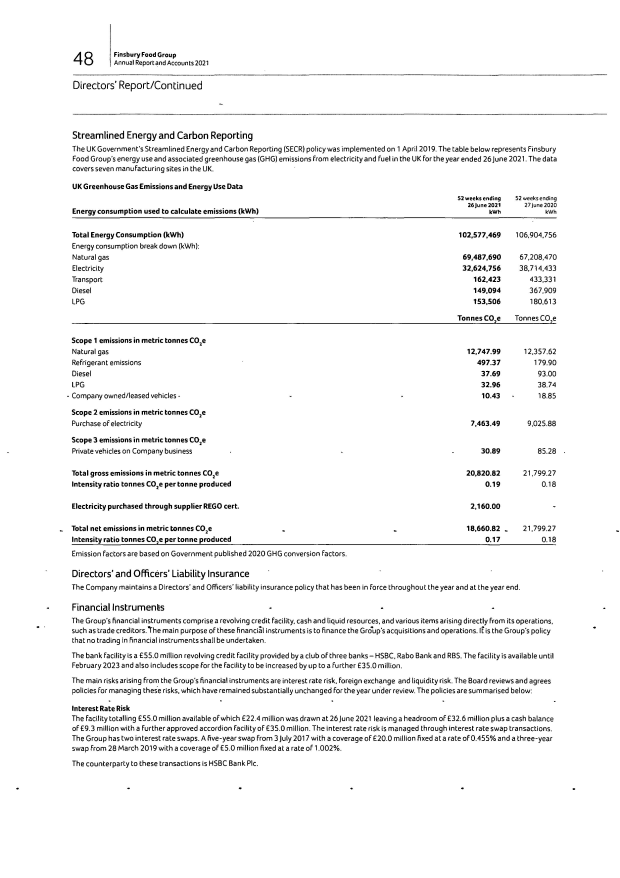
#> input picture page-0049.jpeg, 2480 x 3509 px (shown at 1/4 size); its folder holds only this picture in this run
$ python -i formatImageTable.py   (imports and definitions only)
#> lines starting #> are read from the running program, lines starting #| are printed output that depends on the picture; after the words box and inside, x2 and y2 are one past the last pixel; in counts of white or black regions, pixels touching at a corner belong together
import cv2
import numpy as np
import matplotlib.pyplot as plt
import os
import pytesseract
pytesseract.pytesseract.tesseract_cmd = r'C:\home\site\wwwroot\App_Data\jobs\triggered\CO2DataMining\runner\resources\Tesseract-OCR\tesseract.exe'

# [23 lines left out: function removeLines, not called in this run]

def get_Y_Contours(imagePath):
    # read image
#> called with imagePath = '../page-0049.jpeg'
    img = cv2.imread(imagePath)
#> img is the input picture: shape (3509, 2480, 3); min 0, max 255, mean 244.4
    hh, ww = img.shape[:2]
#> hh = 3509; ww = 2480

    # convert to grayscale
    gray = cv2.cvtColor(img,cv2.COLOR_BGR2GRAY)

    # threshold gray image
    thresh = cv2.threshold(gray, 250, 255, cv2.THRESH_BINARY)[1]
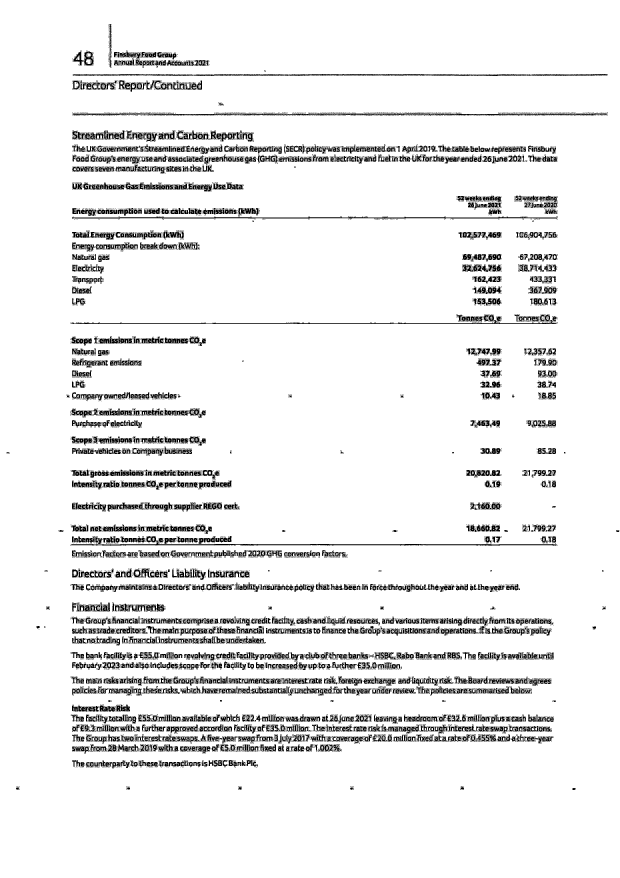
#> thresh: shape (3509, 2480) (shown at 1/4 size); 92.4% white; 31879 black regions (30816 under 20 px), largest, box (x1, y1, x2, y2) and area: (285, 1256, 2226, 1296) 9289, (285, 2144, 2228, 2184) 9138, (288, 863, 2228, 880) 7889

    blur = cv2.GaussianBlur(gray, (7,7), 0)
    thresh = cv2.threshold(blur, 255, 255, cv2.THRESH_BINARY_INV + cv2.THRESH_OTSU)[1]
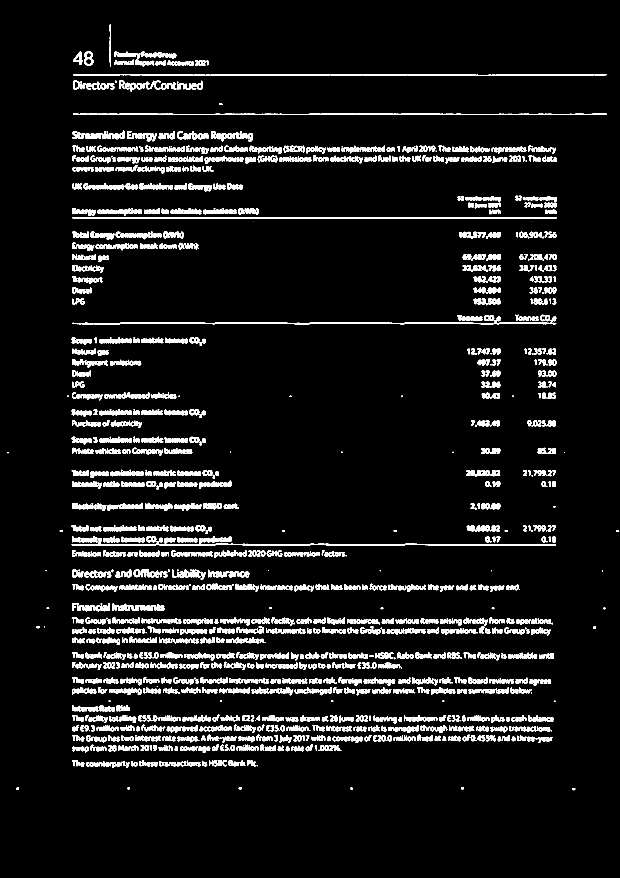
#> thresh: shape (3509, 2480) (shown at 1/4 size); 6.3% white; 2432 white regions (167 under 20 px), largest, box (x1, y1, x2, y2) and area: (287, 2145, 2224, 2182) 11564, (288, 1279, 2225, 1297) 9679, (289, 868, 2227, 874) 9416

    # Create rectangular structuring element and dilate
    kernel = cv2.getStructuringElement(cv2.MORPH_RECT, (5,5))
    dilate = cv2.dilate(thresh, kernel, iterations=4)
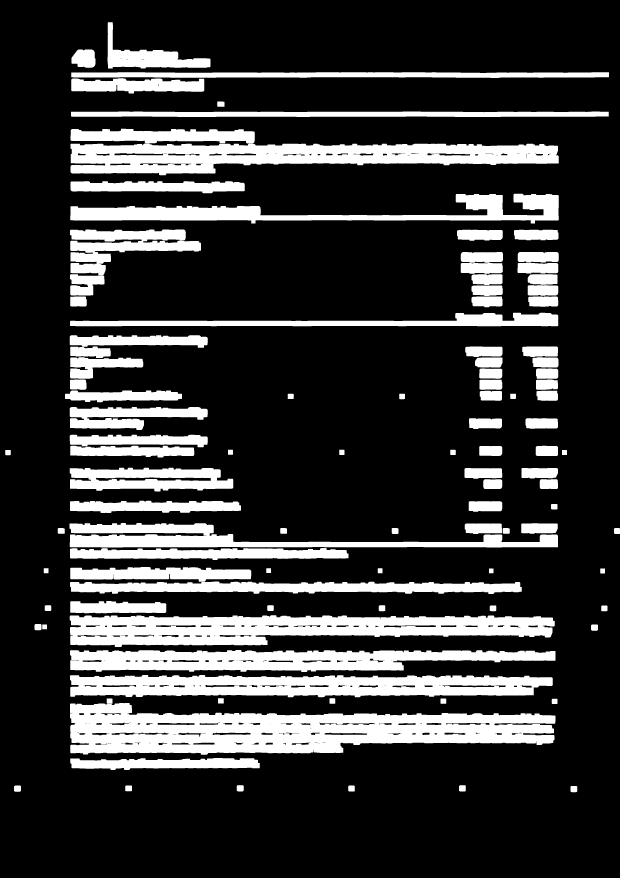
#> dilate: shape (3509, 2480) (shown at 1/4 size); 21.7% white; 105 white regions, largest, box (x1, y1, x2, y2) and area: (280, 2812, 2222, 3019) 260431, (279, 2461, 2219, 2588) 166488, (282, 574, 2235, 701) 162045


    # count number of non-zero pixels in each column
    count = np.count_nonzero(cv2.bitwise_not(dilate), axis=0)
#> count = 2480 values, max 3509 at index 0, min 1548 at index 299, mean 2747.6

    # threshold count at hh (height of image)
    count_thresh = count.copy()
#> count_thresh has the same summary as count
    count_thresh[count==hh] = 255
    count_thresh[count<hh] = 0
    count_thresh = count_thresh.astype(np.uint8)
#> count_thresh = 2480 values, max 255 at index 0, min 0 at index 21, mean 14.19

    # get contours
    Ycontours = cv2.findContours(count_thresh, cv2.RETR_EXTERNAL, cv2.CHAIN_APPROX_SIMPLE)
#> Ycontours = 7 contours, all with area under 20
    Ycontours = Ycontours[0] if len(Ycontours) == 2 else Ycontours[1]
    return Ycontours

# [86 lines left out: functions get_X_Contours, formatImages, not called in this run]

>>> result = get_Y_Contours('../page-0049.jpeg')
#> result = 7 contours, all with area under 20
